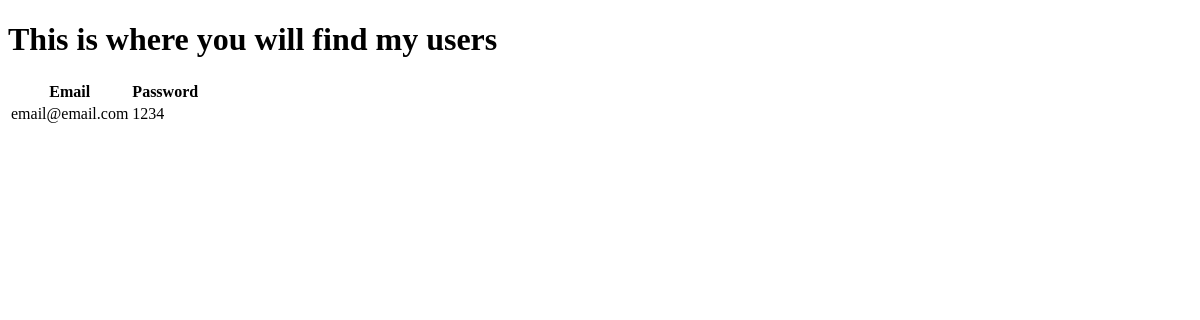
Page /all_users on the earlier database version.
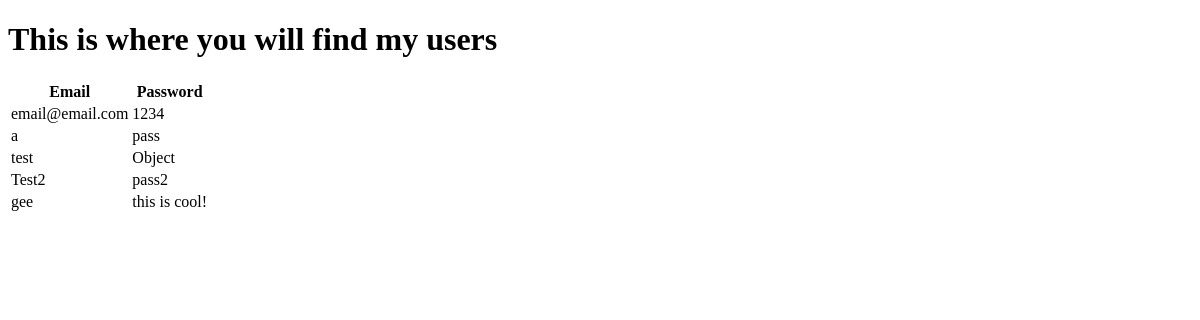
Same page on the later database version.
### user_app/models.py (models this page shows)
class User(models.Model):
    email = models.CharField(max_length=100)
    password = models.CharField(max_length=100)

### user_app/views.py (the view)
# urls.py: path('all_users', views.show_users),
def show_users(request):
    context = {
        'all_users': User.objects.all()
    }
    return render(request, 'users.html', context)

### user_app/templates/users.html (shortened to what this page needs)
<!DOCTYPE html>
<html lang="en">
<head>
</head>
<body>
    <h1>This is where you will find my users</h1>
    <table>
        <tr>
            <th>Email</th>
            <th>Password</th>
        </tr>
        {% for user in all_users %}
        <tr>
            <td>{{user.email}}</td>
            <td>{{user.password}}</td>
        </tr>
        {% endfor %}
    </table>
</body>
</html>

Differences in the rows shown:
added User: email "a", password "pass"
added User: email "test", password "Object"
added User: email "Test2", password "pass2"
added User: email "gee", password "this is cool!"
